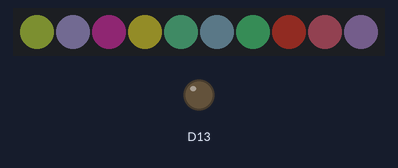
A sketch run on a simulated Adafruit Circuit Playground Express. Parts: 10 RGB LEDs in strip order, left to right, output pins drawn as LEDs (lit = HIGH). Dim RGB values are drawn brighter than linear; random numbers use the default seed unless the sketch sets one.

Above: at 0.3 s.
At 5.44 s:
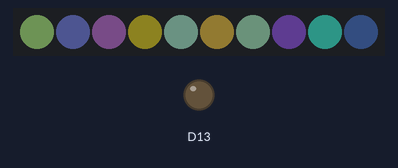
At 10.6 s:
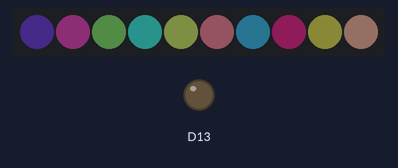
At 17.15 s:
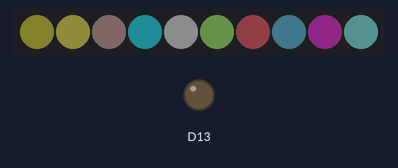
At 23.84 s:
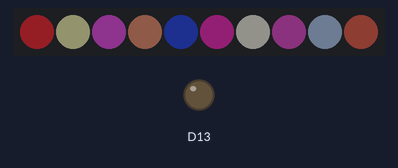
At 39.18 s:
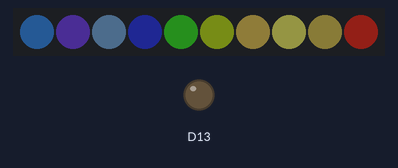

The sketch:

NeoPixelFire.ino
```cpp
#include <Adafruit_CircuitPlayground.h>

const int DELAY = 10;
const int lowDel = 5;
const int highDel = 250;

const int RANDLOW = 30;
const int RANDHI = 256;

void setup()
{
  CircuitPlayground.begin();
  randomSeed(analogRead(0));
}

void loop()
{
    for (int light = 0; light < 10; light ++)
    {
      CircuitPlayground.setPixelColor(light, random(RANDLOW,RANDHI), random(RANDLOW,RANDHI), random(RANDLOW, RANDHI));
    }
    delay(random(lowDel,highDel));
}
```
